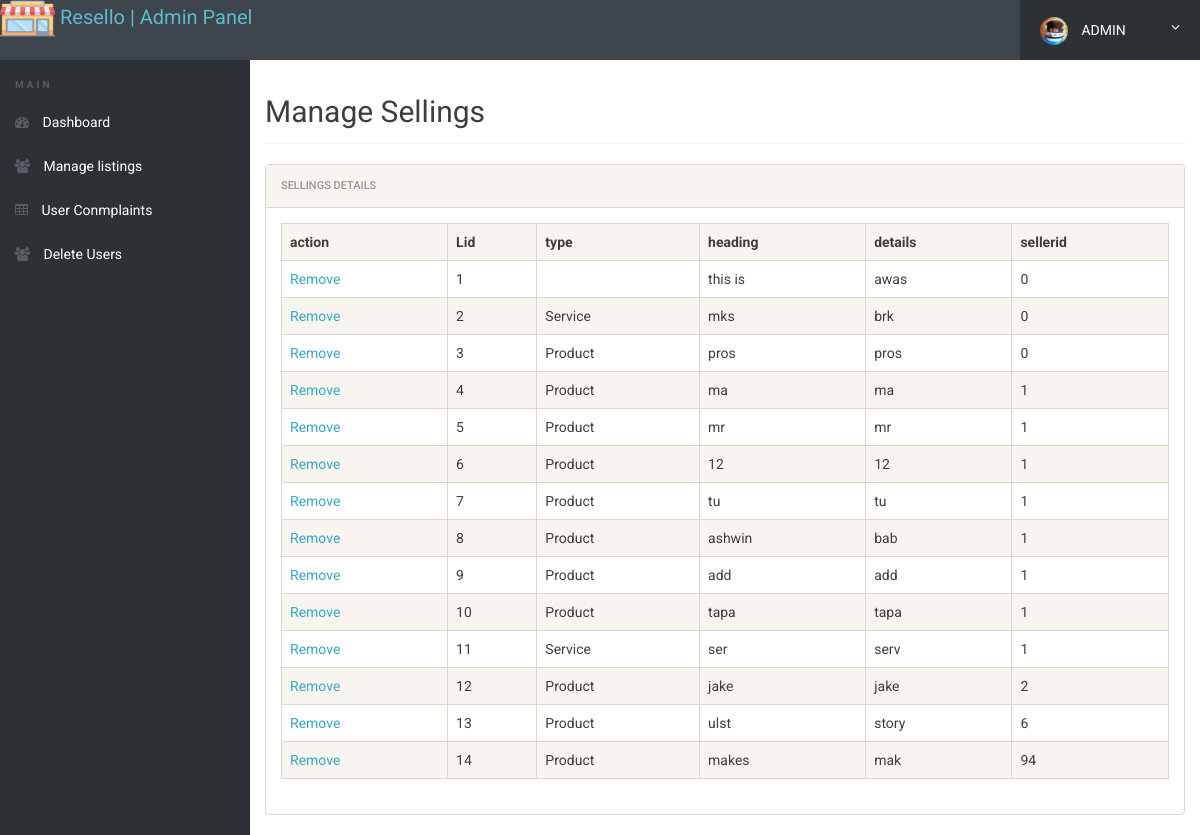
The page /manage-vehicles.php on the database as committed earlier.
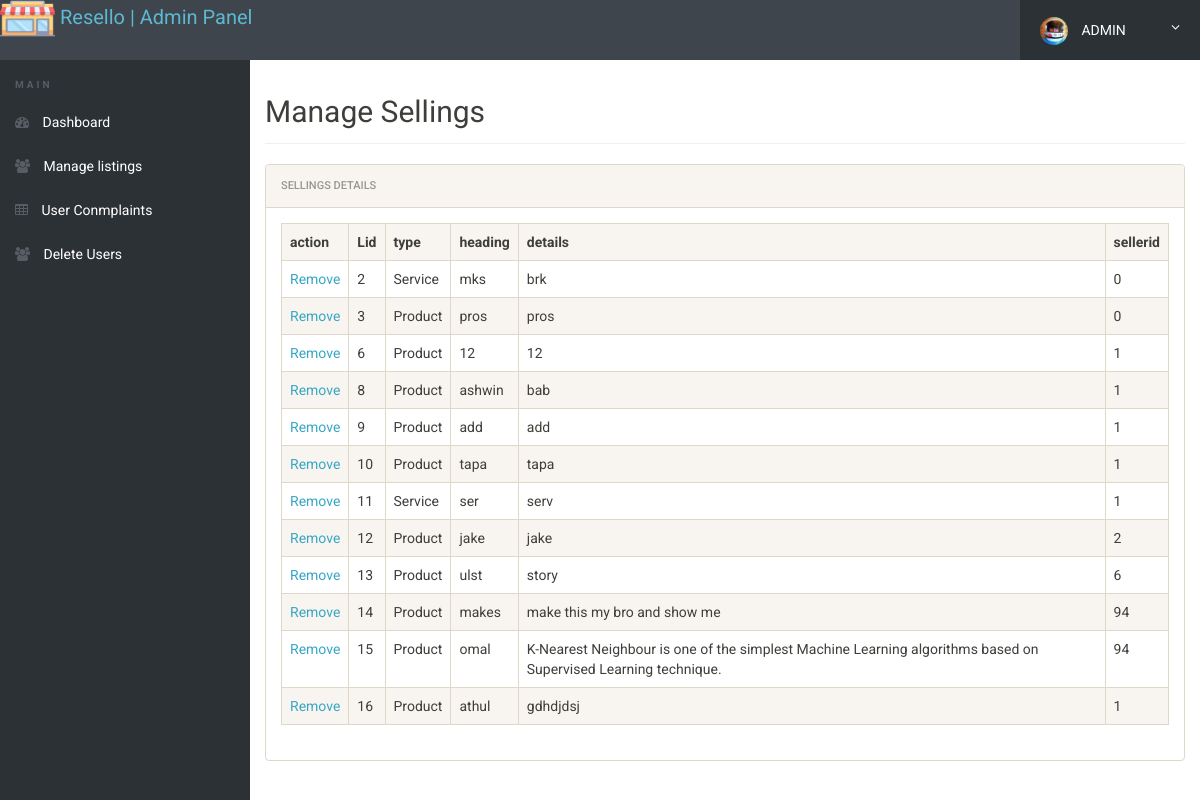
The same page on the database as committed later.
### tables this page shows
CREATE TABLE `sellings` (
  `type` text NOT NULL,
  `Listing_title` text NOT NULL,
  `imagelink` text NOT NULL,
  `long_details` text NOT NULL,
  `contactno` text NOT NULL,
  `latitude` float NOT NULL,
  `longi` float NOT NULL,
  `address` text NOT NULL,
  `sellerid` int(11) NOT NULL,
  `Lid` int(11) NOT NULL,
  `expected_price` text NOT NULL
);

### manage-vehicles.php (the view, shortened to what this page needs)
<?php
include 'con22.php';
 ?>
<!doctype html>
<html lang="en" class="no-js">
<head>
	<link rel="stylesheet" href="css/font-awesome.min.css">
	<link rel="stylesheet" href="css/bootstrap.min.css">
	<link rel="stylesheet" href="css/dataTables.bootstrap.min.css">
	<link rel="stylesheet" href="css/bootstrap-social.css">
	<link rel="stylesheet" href="css/bootstrap-select.css">
	<link rel="stylesheet" href="css/fileinput.min.css">
	<link rel="stylesheet" href="css/awesome-bootstrap-checkbox.css">
	<link rel="stylesheet" href="css/style.css">
</head>
<body>
	<?php include('includes/header.php');?>
	<div class="ts-main-content">
		<?php include('includes/leftbar.php');?>
		<div class="content-wrapper">
			<div class="container-fluid">
				<div class="row">
					<div class="col-md-12">
						<h2 class="page-title">Manage Sellings</h2>
						<div class="panel panel-default">
							<div class="panel-heading">Sellings Details</div>
							<div class="panel-body">
							<?php
								$sql="SELECT * from `sellings`;";
								$result=mysqli_query($conn,$sql);
								if(mysqli_num_rows($result)>0)
  								{		?>
								<table id="zctb" class="display table table-striped table-bordered table-hover" cellspacing="0" width="100%">
									<tr>	<th>action</th>
  										<th>Lid</th>
										  <th>type</th>
  										<th>heading</th>
  										<th>details</th>
 										<th>sellerid</th>
									</tr>
									<?php
  										while($row=mysqli_fetch_assoc($result))
  										{		?>
	 								 		<tr><td><a href="deletelistadmin.php?id=<?php echo $row["Lid"];?>">Remove</a></td>
		  									<td><?php echo $row["Lid"];?></td>
		 									<td><?php echo $row["type"];?></td>
		 									<td><?php echo $row["Listing_title"];?></td>
		  									<td><?php echo $row["long_details"];?></td>
		  									<td><?php echo $row["sellerid"];?></td>
											</tr>
											<?php
  										}
									}
									?>
								</table>
							</div>
						</div>
					</div>
				</div>
			</div>
		</div>
	</div>
</body>
</html>

### includes/header.php (shortened to what this page needs)
<div class="brand clearfix">
	<a href="dashboard.php" style="font-size: 20px;"><img width=55px height= 37px src="./shops.png"> Resello | Admin Panel</a>
		<ul class="ts-profile-nav">
			<li class="ts-account">
				<a href="#"><img src="img/ts-avatar.jpg" class="ts-avatar hidden-side" alt=""> ADMIN<i class="fa fa-angle-down hidden-side"></i></a>
			</li>
		</ul>
	</div>

### includes/leftbar.php
<nav class="ts-sidebar">
		<ul class="ts-sidebar-menu">
			<li class="ts-label">Main</li>
			<li><a href="dashboard.php"><i class="fa fa-dashboard"></i> Dashboard</a></li>
			<li><a href="manage-vehicles.php"><i class="fa fa-users"></i> Manage listings</a></li>
			<li><a href="testimonials.php"><i class="fa fa-table"></i> User Conmplaints</a></li>
			<li><a href="reg-users.php"><i class="fa fa-users"></i> Delete Users</a></li>
		</ul>
	</nav>

### css/style.css (style rules this page uses)
html { font-size: 14px; }
@media only screen and (min-width: 480px) { html { font-size: 17px; } }
@media only screen and (min-width: 768px) { html { font-size: 14px; } }
body { font-size: 1em; }
a { color: #37a6c4; }
.panel { overflow: hidden; }
ul, li { margin: 0; padding: 0; list-style: none; }
.page-title { padding-bottom: 15px; margin-bottom: 20px; border-bottom: 1px solid #f0f0f0; }
.brand { background: #3e454c; position: relative; z-index: 3; position: fixed; width: 100%; top: 0; }
.brand .ts-profile-nav { float: right; display: none; }
.brand .ts-profile-nav li { float: left; position: relative; }
.brand .ts-profile-nav li a { display: block; padding: 20px; color: #fff; }
.brand .ts-profile-nav .ts-account .fa-angle-down { float: right; }
.brand .ts-profile-nav .ts-account > a { width: 180px; background: #2c3136; }
.brand .ts-profile-nav .ts-account .ts-avatar { border-radius: 50%; height: 28px; margin: -10px 0; margin-right: 10px; }
@media only screen and (min-width: 992px) { .brand .ts-profile-nav { display: block; } }
.ts-sidebar { background: #2c3136; max-height: 0; transition: max-height 0.3s; overflow: hidden; position: fixed; z-index: 2; width: 100%; bottom: 0; top: 60px; overflow-y: auto; }
@media only screen and (min-width: 992px) { .ts-sidebar { max-height: 100%; bottom: 0; } }
.ts-sidebar-menu .ts-label { color: #585c64; font-weight: bold; padding: 8px 15px; text-transform: uppercase; font-size: 10px; letter-spacing: 3px; margin-top: 10px; }
.ts-sidebar-menu a { display: block; text-decoration: none; padding: 12px 15px; color: #fff; }
.ts-sidebar-menu li { position: relative; }
.ts-sidebar-menu li i { color: #585c64; margin-right: 10px; }
.ts-main-content .content-wrapper { padding-top: 15px; margin-top: 60px; }
@media only screen and (min-width: 992px) { .ts-main-content .ts-sidebar { width: 250px; float: left; } }
@media only screen and (min-width: 992px) { .ts-main-content .content-wrapper { margin-left: 250px; } }

Rows that differ between the two databases and show on the page:
removed sellings: Lid "1", Listing_title "this is", long_details "awas", sellerid "0"
removed sellings: Lid "4", type "Product", Listing_title "ma", long_details "ma", sellerid "1"
removed sellings: Lid "5", type "Product", Listing_title "mr", long_details "mr", sellerid "1"
removed sellings: Lid "7", type "Product", Listing_title "tu", long_details "tu", sellerid "1"
changed sellings "makes": long_details "mak" → "make this my bro and show me"
added sellings: Lid "15", type "Product", Listing_title "omal", long_details "K-Nearest Neighbour is one of the simplest Machine Learning algorithms based on Supervised Learning technique.", sellerid "94"
added sellings: Lid "16", type "Product", Listing_title "athul", long_details "gdhdjdsj", sellerid "1"
